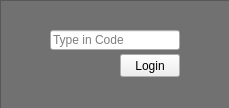
<?xml version="1.0" encoding="UTF-8"?>
<ui version="4.0">
 <class>login_window</class>
 <widget class="QMainWindow" name="login_window">
  <property name="geometry">
   <rect>
    <x>0</x>
    <y>0</y>
    <width>229</width>
    <height>108</height>
   </rect>
  </property>
  <property name="windowTitle">
   <string>Login</string>
  </property>
  <widget class="QWidget" name="centralwidget">
   <widget class="QFrame" name="frame">
    <property name="geometry">
     <rect>
      <x>0</x>
      <y>0</y>
      <width>230</width>
      <height>110</height>
     </rect>
    </property>
    <property name="styleSheet">
     <string notr="true">background-color:rgb(113, 113, 113)</string>
    </property>
    <property name="frameShape">
     <enum>QFrame::StyledPanel</enum>
    </property>
    <property name="frameShadow">
     <enum>QFrame::Raised</enum>
    </property>
   </widget>
   <widget class="QPushButton" name="login_button">
    <property name="geometry">
     <rect>
      <x>120</x>
      <y>54</y>
      <width>60</width>
      <height>23</height>
     </rect>
    </property>
    <property name="text">
     <string>Login</string>
    </property>
   </widget>
   <widget class="QLineEdit" name="code_line">
    <property name="geometry">
     <rect>
      <x>50</x>
      <y>30</y>
      <width>130</width>
      <height>20</height>
     </rect>
    </property>
    <property name="text">
     <string/>
    </property>
    <property name="echoMode">
     <enum>QLineEdit::Password</enum>
    </property>
    <property name="placeholderText">
     <string>Type in Code</string>
    </property>
   </widget>
  </widget>
 </widget>
 <resources/>
 <connections/>
</ui>
